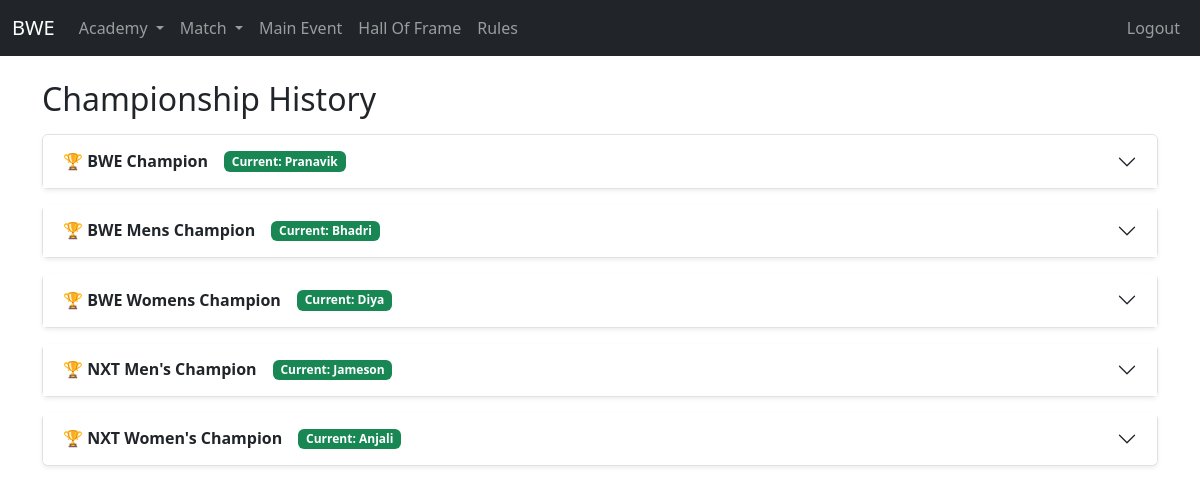
Page /academy/championship_history/ (signed in) on the earlier database version.
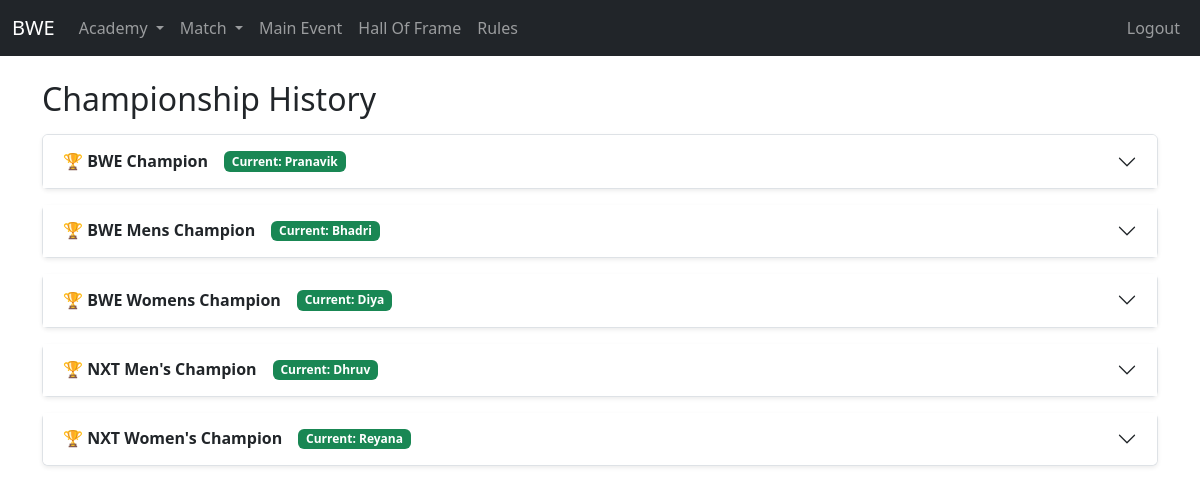
Same page on the later database version.
### academy/models.py (models this page shows, shortened)
class Championship(models.Model):
    name = models.CharField(max_length=200)
    player = models.OneToOneField(Player, on_delete=models.CASCADE, null=True, blank=True)
    image_url = models.CharField(max_length=120, null=True, blank=True)
    hike = models.FloatField()
    updated_on = models.DateTimeField(auto_now=True)
    class Meta:
        ordering = ["name"]

class Player(models.Model):
    GENDER_CHOICES = [
        ('Male', 'Male'),
        ('Female', 'Female'),
    ]
    name = models.CharField(max_length=200)
    gender = models.CharField(max_length=10, choices=GENDER_CHOICES)
    band = models.ForeignKey(Band, on_delete=models.CASCADE, related_name='player_band')
    wins = models.PositiveIntegerField(default=0)
    matchesplayed = models.PositiveIntegerField(default=0)
    winningpercentage = models.FloatField(default=0)
    networth = models.FloatField(default=0)
    image_url = models.CharField(max_length=120, null=True, blank=True)
    is_active = models.BooleanField(default=True)
    objects = ActivePlayerManager()
    all_objects = models.Manager()
    spouse = models.OneToOneField(
        'self',
        on_delete=models.SET_NULL,
        null=True,
        blank=True,
        related_name="partner"
    )

### academy/views.py (the view)
# urls.py: path('championship_history/', views.championship_history_list, name='championship-history'),
@login_required
def championship_history_list(request):
    championships = Championship.objects.prefetch_related("history__player")
    context = {
        'championships': championships
    }
    return render(request, 'academy/championship/championship_history.html', context)

### academy/models.py (called while the page is built)
    def __str__(self):
        return self.name

    @property
    def duration(self):
        end_time = self.ended_on or now()
        return end_time - self.started_on

### templates/academy/championship/championship_history.html (shortened to what this page needs)
{% extends 'base.html' %}
{% block content %}
<h2 class="mb-3">Championship History</h2>
<div class="accordion" id="championshipAccordion">
    {% for championship in championships %}
        <div class="accordion-item mb-3 shadow-sm rounded">
            <h2 class="accordion-header" id="heading{{ championship.id }}">
                <button class="accordion-button collapsed fw-bold" type="button"
                        data-bs-toggle="collapse"
                        data-bs-target="#collapse{{ championship.id }}"
                        aria-expanded="false"
                        aria-controls="collapse{{ championship.id }}">
                    <span class="me-2">🏆 {{ championship.name }}</span>
                    {% if championship.player %}
                        <span class="badge bg-success ms-2">
                            Current: {{ championship.player.name }}
                        </span>
                    {% else %}
                        <span class="badge bg-secondary ms-2">
                            Vacant
                        </span>
                    {% endif %}
                </button>
            </h2>
        </div>
    {% endfor %}
</div>
{% endblock %}

Differences in the rows shown:
changed Championship "NXT Men's Champion": player.name "Jameson" → "Dhruv"
changed Championship "NXT Women's Champion": player.name "Anjali" → "Reyana"
